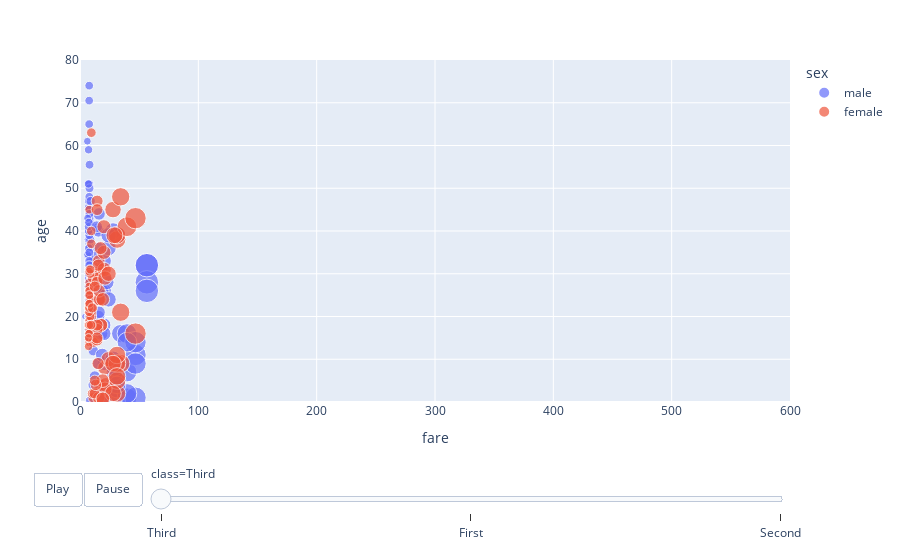

Source (notebook cell):
### Code cell
import seaborn as sns
import plotly.express as px

# Load Titanic dataset
df = sns.load_dataset("titanic")

# Create animated scatter
fig = px.scatter(
    df,
    x="fare", 
    y="age",
    animation_frame="class",   # animate across passenger classes
    size="fare", 
    color="sex",
    hover_name="embarked",
    size_max=50,
    range_x=[0, 600],
    range_y=[0, 80]
)

# Control animation speed
fig.update_layout(
    updatemenus=[{
        "buttons": [
            {
                "args": [None, {"frame": {"duration": 1500, "redraw": True},  # 1500ms per frame
                                "transition": {"duration": 800}}],
                "label": "Play",
                "method": "animate"
            },
            {
                "args": [[None], {"frame": {"duration": 0, "redraw": False}, 
                                  "transition": {"duration": 0}}],
                "label": "Pause",
                "method": "animate"
            }
        ]
    }]
)

fig.show()

### Figure 1 — Plotly figure (JSON) as saved in the notebook; plotly's stock layout.template omitted (floating-point values rounded to 4 significant figures; data arrays with more than 128 entries replaced by an {"elided": "..."} marker saying what was removed)
{"data": [{"hovertemplate": "<b>%{hovertext}</b><br><br>sex=male<br>class=Third<br>fare=%{marker.size}<br>age=%{y}<extra></extra>", "hovertext": {"elided": "347 str values"}, "legendgroup": "male", "marker": {"color": "#636efa", "size": {"elided": "347 float values"}, "sizemode": "area", "sizeref": 0.2049, "symbol": "circle"}, "mode": "markers", "name": "male", "orientation": "v", "showlegend": true, "type": "scatter", "x": {"elided": "347 float values"}, "xaxis": "x", "y": {"elided": "347 float values"}, "yaxis": "y"}, {"hovertemplate": "<b>%{hovertext}</b><br><br>sex=female<br>class=Third<br>fare=%{marker.size}<br>age=%{y}<extra></extra>", "hovertext": {"elided": "144 str values"}, "legendgroup": "female", "marker": {"color": "#EF553B", "size": {"elided": "144 float values"}, "sizemode": "area", "sizeref": 0.2049, "symbol": "circle"}, "mode": "markers", "name": "female", "orientation": "v", "showlegend": true, "type": "scatter", "x": {"elided": "144 float values"}, "xaxis": "x", "y": {"elided": "144 float values"}, "yaxis": "y"}], "layout": {"legend": {"itemsizing": "constant", "title": {"text": "sex"}, "tracegroupgap": 0}, "margin": {"t": 60}, "sliders": [{"active": 0, "currentvalue": {"prefix": "class="}, "len": 0.9, "pad": {"b": 10, "t": 60}, "steps": [{"args": [["Third"], {"frame": {"duration": 0, "redraw": false}, "fromcurrent": true, "mode": "immediate", "transition": {"duration": 0, "easing": "linear"}}], "label": "Third", "method": "animate"}, {"args": [["First"], {"frame": {"duration": 0, "redraw": false}, "fromcurrent": true, "mode": "immediate", "transition": {"duration": 0, "easing": "linear"}}], "label": "First", "method": "animate"}, {"args": [["Second"], {"frame": {"duration": 0, "redraw": false}, "fromcurrent": true, "mode": "immediate", "transition": {"duration": 0, "easing": "linear"}}], "label": "Second", "method": "animate"}], "x": 0.1, "xanchor": "left", "y": 0, "yanchor": "top"}], "updatemenus": [{"buttons": [{"args": [null, {"frame": {"duration": 1500, "redraw": true}, "transition": {"duration": 800}}], "label": "Play", "method": "animate"}, {"args": [[null], {"frame": {"duration": 0, "redraw": false}, "transition": {"duration": 0}}], "label": "Pause", "method": "animate"}], "direction": "left", "pad": {"r": 10, "t": 70}, "showactive": false, "type": "buttons", "x": 0.1, "xanchor": "right", "y": 0, "yanchor": "top"}], "xaxis": {"anchor": "y", "domain": [0, 1], "range": [0, 600], "title": {"text": "fare"}}, "yaxis": {"anchor": "x", "domain": [0, 1], "range": [0, 80], "title": {"text": "age"}}}}
